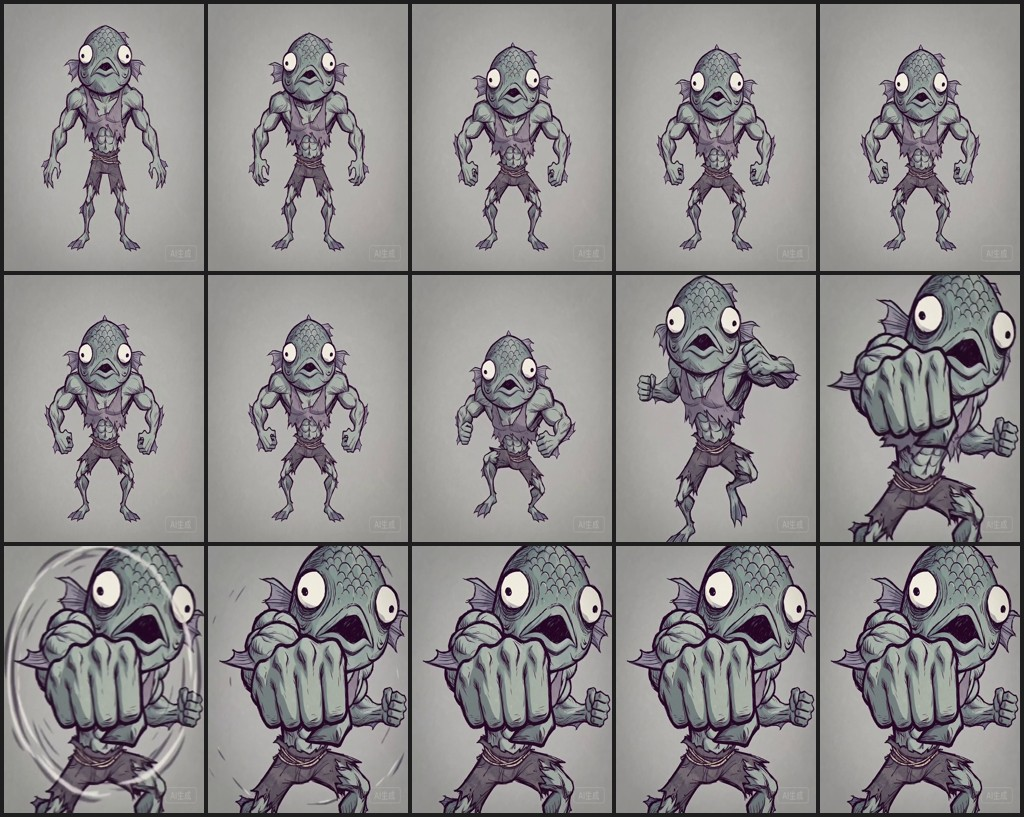
#> input picture GodotClient/assets/fishman/anim/attack/contact-sheet.jpg, 1024 x 817 px
$ python clean_asset_background.py ../GodotClient/assets/fishman/anim/attack/contact-sheet.jpg out.png
#> lines starting #> are read from the running program, lines starting #| are printed output that depends on the picture; after the words box and inside, x2 and y2 are one past the last pixel; in counts of white or black regions, pixels touching at a corner belong together
#!/usr/bin/env python3
"""Segment a centered game asset and emit a defringed transparent PNG."""

from __future__ import annotations

import argparse
from pathlib import Path

import cv2
import numpy as np


def largest_component(mask: np.ndarray) -> np.ndarray:
    count, labels, stats, _ = cv2.connectedComponentsWithStats(mask, 8)
    if count <= 1:
        return mask
    largest = 1 + int(np.argmax(stats[1:, cv2.CC_STAT_AREA]))
    return np.where(labels == largest, 255, 0).astype(np.uint8)


def paper_mask(image: np.ndarray) -> np.ndarray:
    lab = cv2.cvtColor(image, cv2.COLOR_BGR2LAB).astype(np.float32)
    border = np.concatenate((lab[0], lab[-1], lab[:, 0], lab[:, -1]), axis=0)
    background = np.median(border, axis=0)
    distance = np.linalg.norm(lab - background, axis=2)
    return np.where(distance >= 34, 255, 0).astype(np.uint8)


def segment(path: Path, strategy: str) -> np.ndarray:
#> called with strategy = 'color'
    image = cv2.imread(str(path), cv2.IMREAD_COLOR)
#> image is the input picture: shape (817, 1024, 3); mean B, G, R 139.1, 138.3, 141
    if image is None:
        raise ValueError(f"cannot read {path}")
    if strategy == "paper":
        alpha = paper_mask(image)
    else:
        mask = np.full(image.shape[:2], cv2.GC_PR_BGD, dtype=np.uint8)
    if strategy == "color":
        hsv = cv2.cvtColor(image, cv2.COLOR_BGR2HSV)
#> hsv: shape (817, 1024, 3); mean H, S, V 63.5, 18.7, 142.6
        saturation = hsv[:, :, 1]
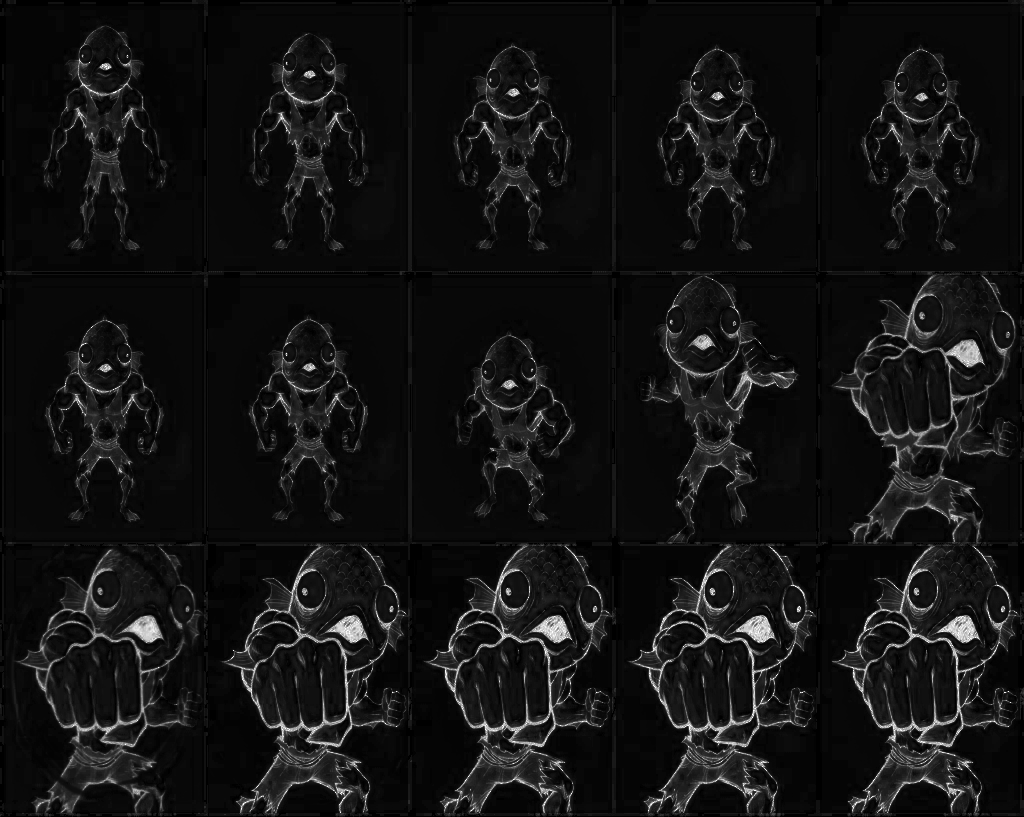
#> saturation: shape (817, 1024); min 0, max 255, mean 18.7
        value = hsv[:, :, 2]
        # 原图背景是低饱和灰纸；主体有颜色或深色墨线。
        candidate = (saturation >= 35) | (value <= 90)
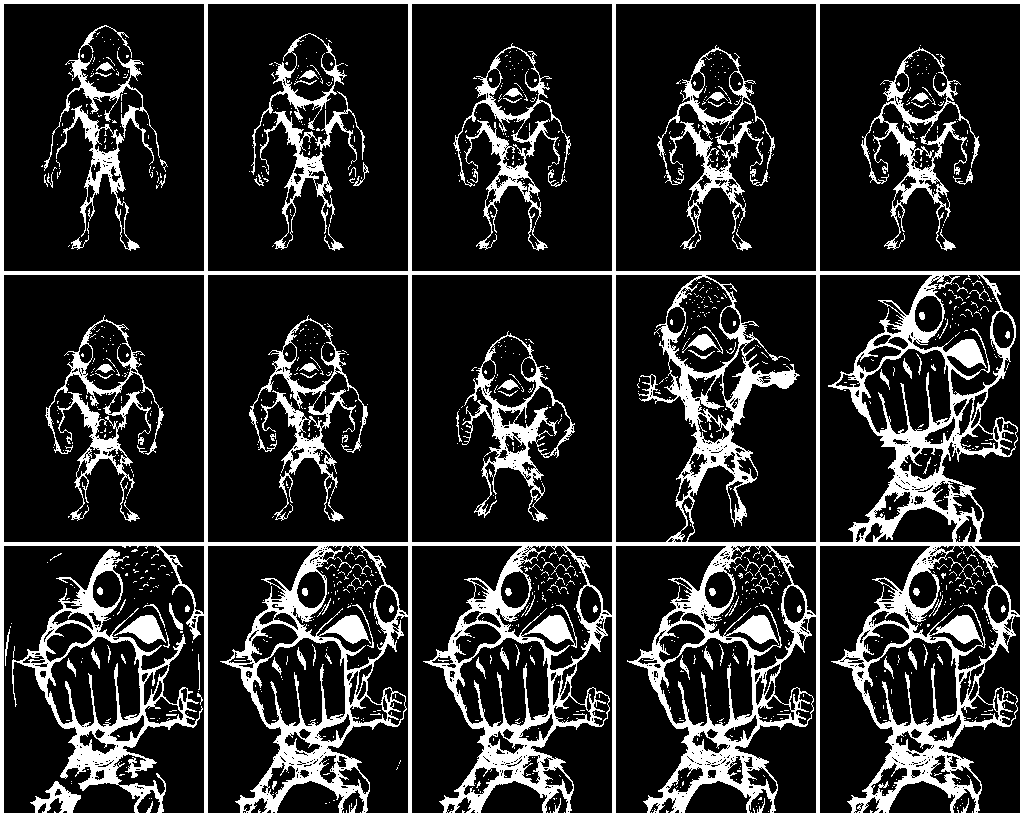
#> candidate: shape (817, 1024) bool; 17.6% white; 1175 white regions (1059 under 20 px), largest, box (x1, y1, x2, y2) and area: (0, 0, 1024, 817) 107510, (249, 315, 368, 522) 3941, (462, 331, 575, 522) 3887
        strong = (saturation >= 70) | (value <= 55)
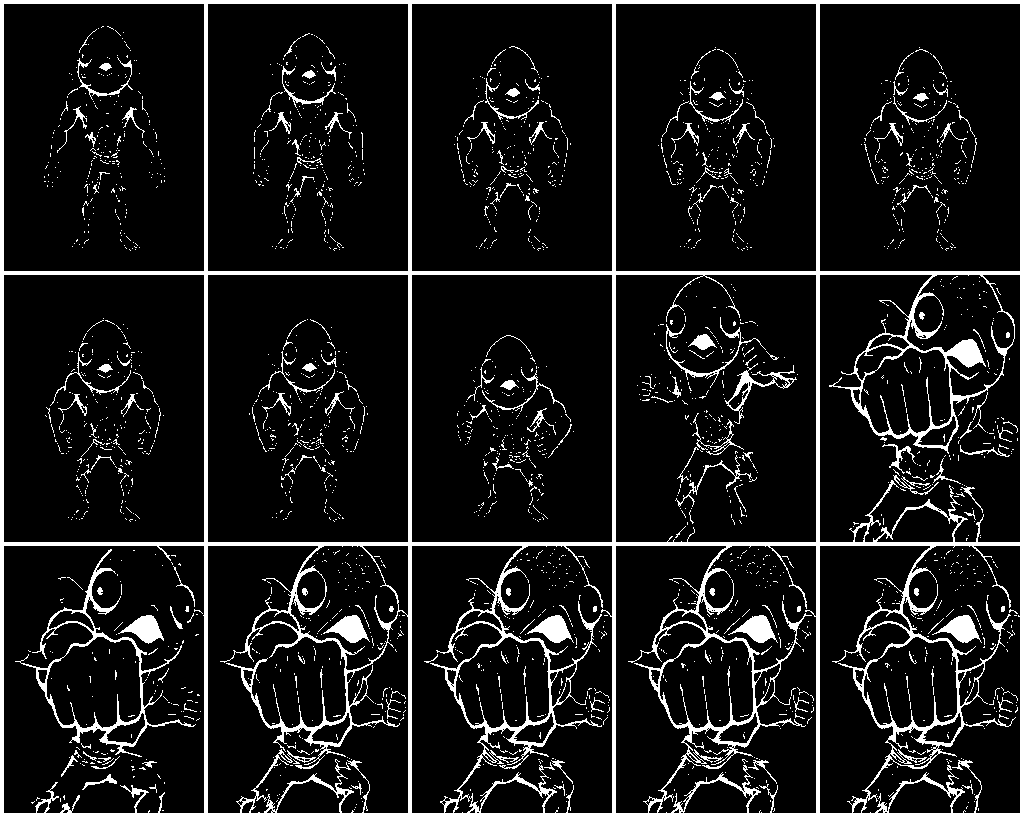
#> strong: shape (817, 1024) bool; 10% white; 2616 white regions (2443 under 20 px), largest, box (x1, y1, x2, y2) and area: (0, 0, 1024, 817) 58879, (15, 549, 196, 757) 2695, (728, 615, 778, 643) 665
        mask[candidate] = cv2.GC_PR_FGD
        mask[strong] = cv2.GC_FGD
    elif strategy == "rect":
        height, width = image.shape[:2]
        inset_x, inset_y = width // 20, height // 20
        mask[inset_y : height - inset_y, inset_x : width - inset_x] = cv2.GC_PR_FGD
        hsv = cv2.cvtColor(image, cv2.COLOR_BGR2HSV)
        strong = (hsv[:, :, 1] >= 55) | (hsv[:, :, 2] <= 65)
        mask[strong] = cv2.GC_FGD
    if strategy != "paper":
        border = max(2, min(image.shape[:2]) // 80)
#> border = 10
        mask[:border, :] = cv2.GC_BGD
        mask[-border:, :] = cv2.GC_BGD
        mask[:, :border] = cv2.GC_BGD
        mask[:, -border:] = cv2.GC_BGD
        cv2.grabCut(
            image,
            mask,
            None,
            np.zeros((1, 65)),
            np.zeros((1, 65)),
            5,
            cv2.GC_INIT_WITH_MASK,
        )
        alpha = np.where(
            (mask == cv2.GC_FGD) | (mask == cv2.GC_PR_FGD), 255, 0
        ).astype(np.uint8)
    alpha = cv2.morphologyEx(alpha, cv2.MORPH_CLOSE, np.ones((5, 5), np.uint8))
    alpha = largest_component(alpha)
    # 填满主体墨线围成的低饱和区域（眼白、灯泡、金属高光）。
    inverse = cv2.bitwise_not(alpha)
    flood = inverse.copy()
    cv2.floodFill(flood, None, (0, 0), 0)
    alpha = cv2.bitwise_or(alpha, flood)
    alpha = cv2.morphologyEx(alpha, cv2.MORPH_CLOSE, np.ones((3, 3), np.uint8))
    # 收一像素去掉原灰底污染，再做轻微抗锯齿。
    alpha = cv2.erode(alpha, np.ones((3, 3), np.uint8), iterations=1)
    alpha = cv2.GaussianBlur(alpha, (3, 3), 0)
    return np.dstack((image, alpha))


def main() -> int:
    parser = argparse.ArgumentParser()
    parser.add_argument("input", type=Path)
    parser.add_argument("output", type=Path)
    parser.add_argument("--strategy", choices=("color", "rect", "paper"), default="color")
    args = parser.parse_args()
    args.output.parent.mkdir(parents=True, exist_ok=True)
    if not cv2.imwrite(str(args.output), segment(args.input, args.strategy)):
        raise RuntimeError(f"cannot write {args.output}")
    return 0


if __name__ == "__main__":
    raise SystemExit(main())
#> (the program exits here)
